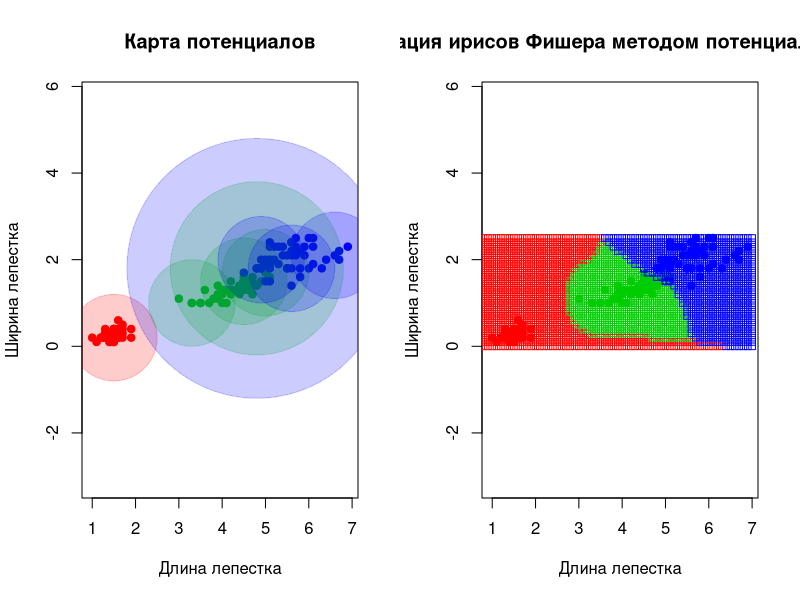

The R source for this figure:
require("plotrix")
dist <- function(u, v) sqrt(sum((u-v)^2)) # Евклидова метрика

kernel.G <- function(r) (2*pi)^(-0.5)*exp(-0.5*(r^2)) # Гауссовское ядро
kernel.E <- function(r) (3/4)*(1-r^2)*(abs(r) <= 1) # Ядро Епанечникова
kernel.Q <- function(r) (15/16)*((1 - r^2)^2)*(abs(r) <= 1) # Квартическое ядро
kernel.T <- function(r) (1 - abs(r))*(abs(r) <= 1) # Треугольное ядро
kernel.P <- function(r) (0.5)*(abs(r) <= 1) # Прямоугольное ядро

getSubsetByPotentials <- function(xl, potentials, res) {
  # Получить новый массив со значениями, соответствующими ненулевым значениям потенциалов
  if(!is.null(ncol(res))) return (res[as.numeric(rownames(xl[which(potentials != 0),])), ]) # Если не вектор
  return (res[as.numeric(rownames(xl[which(potentials != 0),]))]) # Если вектор
}

getDistances <- function(xl, z, metricFunction = dist) {
  # Посчитать расстояния от объекта z до каждого объекта выборки
  l <- nrow(xl)
  n <- ncol(xl)
  distances <- rep(0, l)
  for (i in 1:l) distances[i] <- metricFunction(xl[i, 1:(n-1)], z)
  return (distances)
}

getHVector <- function(xl) {
  # Задать ширину окна для каждого объекта выборки
  l <- nrow(xl)
  h <- rep(0, l)
  for(i in 1:l) {
    if (xl[i, ncol(xl)] == "setosa") h[i] <- 1
    else h[i] <- 0.4
  }
  return (h)
}

getPotentials <- function(xl, h, eps, kernelFunction = kernel.G) {
  # Получить потенциалы всех объектов выборки
  l <- nrow(xl)
  n <- ncol(xl)
  potentials <- rep(0, l)
  err <- eps + 1
  # Посчитаем расстояния от каждого объекта выборки до остальных
  distances <- matrix(0, l, l)
  for (i in 1:l)
    distances[i,] <- getDistances(xl, c(xl[i, 1], xl[i, 2]))
  # Пока число ошибок больше заданного
  while (err > eps) {
    while (TRUE) {
      # Пока не получим несоответствие классов, чтобы обновить потенциалы
      rand <- sample(1:l, 1)
      class <- pF(distances[rand,], potentials, h, xl, kernelFunction)
      if (class != xl[rand, n]) {
        potentials[rand] = potentials[rand] + 1
        break
      }
    }
    # Подсчет числа ошибок
    err <- 0
    for (i in 1:l) {
      class <- pF(distances[i,], potentials, h, xl, kernelFunction)
      err <- err + (class != xl[i, n])
    }
    print(err)
    print(potentials)
  }
  return (potentials)
}

pF <- function(distances, potentials, h, xl, kernelFunction = kernel.G) {
  l <- nrow(xl)
  n <- ncol(xl)
  classes <- xl[, n]
  weights <- table(classes) # Таблица для весов классов
  weights[1:length(weights)] <- 0 # По умолчанию все веса равны нулю
  for (i in 1:l) { # Для каждого объекта выборки
    class <- xl[i, n] # Берется его класс
    r <- distances[i] / h[i]
    weights[class] <- weights[class] + potentials[i] * kernelFunction(r) # Считается его вес, и прибавляется к общему ввесу его класса
  }
  if (max(weights) != 0) return (names(which.max(weights))) # Если есть веса больше нуля, то вернуть класс с наибольшим весом
  return ("") # Если точка не проклассифицировалась, то вернуть пустую строку
}

buildClassificationMap <- function(xl, h, potentials, kernelFunction = kernel.G) {
  # Проклассифицируем объекты на основе обучающей выборки, и запишем их в матрицу
  ox <- seq(0, 7, 0.1)
  oy <- seq(0, 2.5, 0.1)
  classifiedObjects <- matrix(NA, length(ox)*length(oy), ncol(xl))
  cnt <- 1
  for (i in ox)
    for (j in oy) {
      z <- c(i, j)
      distances <- getDistances(xl, z)
      class <- pF(distances, potentials, h, xl, kernelFunction)
      if (class != "") {
        classifiedObjects[cnt, ] <- c(z[1], z[2], class)
        cnt <- cnt + 1
      }
    }
  return (classifiedObjects)
}

drawPlots <- function(xl, classifiedObjects, potentials, h) {
  l <- nrow(xl)
  n <- ncol(xl)
  colors <- c("setosa" = "red", "versicolor" = "green3", "virginica" = "blue")
  # Полупрозрачные цвета для потенциалов
  redTrans <- col2rgb("red")
  redTrans <- rgb(redTrans[1], redTrans[2], redTrans[3], alpha = 255/5, max = 255)
  green3Trans <- col2rgb("green3")
  green3Trans <- rgb(green3Trans[1], green3Trans[2], green3Trans[3], alpha = 255/5, max = 255)
  blueTrans <- col2rgb("blue")
  blueTrans <- rgb(blueTrans[1], blueTrans[2], blueTrans[3], alpha = 255/5, max = 255)
  colorsTrans <- c("setosa" = redTrans, "versicolor" = green3Trans, "virginica" = blueTrans)
  par(mfrow=c(1,2))
  # Карта потенциалов
  plot(xl[, 1:(n-1)], pch = 21, bg = colors[xl[,n]], col = colors[xl[,n]], main = "Карта потенциалов", xlab = "Длина лепестка", ylab = "Ширина лепестка", asp = 1)
  for (i in 1:l)
    if (potentials[i] != 0)
      draw.circle(xl[i, 1], xl[i, 2], radius = potentials[i], border = colorsTrans[xl[i, n]], col = colorsTrans[xl[i, n]])
  # Карта классификации
  plot(xl[, 1:(n-1)], pch = 21, bg = colors[xl[,n]], col = colors[xl[,n]], main = "Классификация ирисов Фишера методом потенциальных функций", xlab = "Длина лепестка", ylab = "Ширина лепестка", asp = 1)
  points(classifiedObjects[, 1:(n-1)], pch = 22, col = colors[classifiedObjects[, n]])
}

main <- function(kernelFunction = kernel.G) {
  xl <- iris[, 3:5]
  h <- getHVector(xl)
  potentials <- getPotentials(xl, h, 5, kernelFunction)
  newXl <- getSubsetByPotentials(xl, potentials, xl) # новая выборка с теми элементами, у которых потенциалы ненулевые
  newH <- getSubsetByPotentials(xl, potentials, h) # Соответствующий вектор с ширинами окон этих элементов
  newPotentials <- getSubsetByPotentials(xl, potentials, potentials) # Соответствующие ненулевые потенциалы
  classifiedObjects <- buildClassificationMap(newXl, newH, newPotentials, kernelFunction)
  drawPlots(xl, classifiedObjects, potentials, h)
}

main(kernel.G)